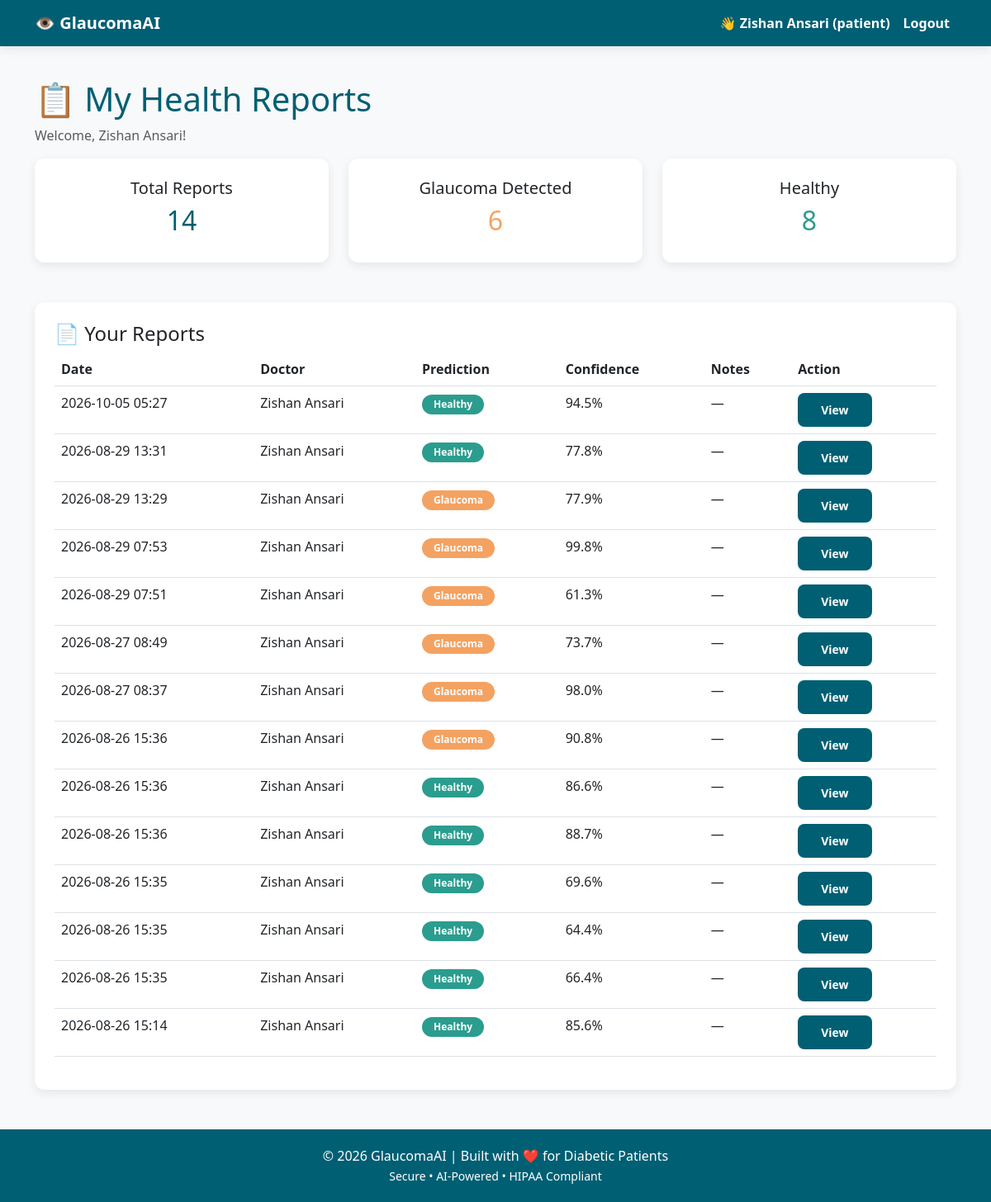
The page /patient/dashboard (signed in) on the database its author committed.
### models.py (models this page shows, shortened)
class User(UserMixin, db.Model):
    id = db.Column(db.Integer, primary_key=True)
    username = db.Column(db.String(100), unique=True, nullable=False)
    email = db.Column(db.String(100), unique=True, nullable=False)
    password_hash = db.Column(db.String(200), nullable=False)
    role = db.Column(db.String(20), nullable=False)
    full_name = db.Column(db.String(100), nullable=False)
    created_at = db.Column(db.DateTime, default=datetime.utcnow)
    reports = db.relationship('Report', backref='doctor', lazy=True, foreign_keys='Report.doctor_id')
    patient_reports = db.relationship('Report', backref='patient', lazy=True, foreign_keys='Report.patient_id')

class Report(db.Model):
    id = db.Column(db.Integer, primary_key=True)
    patient_id = db.Column(db.Integer, db.ForeignKey('user.id'), nullable=False)
    doctor_id = db.Column(db.Integer, db.ForeignKey('user.id'), nullable=False)
    image_filename = db.Column(db.String(200), nullable=False)
    prediction = db.Column(db.String(20), nullable=False)
    probability = db.Column(db.Float, nullable=False)
    confidence = db.Column(db.Float, nullable=False)
    severity_notes = db.Column(db.Text, nullable=True)
    created_at = db.Column(db.DateTime, default=datetime.utcnow)

### routes.py (the view)
@routes_bp.route('/patient/dashboard')
@login_required
def patient_dashboard():
    if current_user.role != 'patient':
        flash('Access denied. Patients only.', 'danger')
        return redirect(url_for('routes.index'))
    reports = Report.query.filter_by(patient_id=current_user.id).order_by(Report.created_at.desc()).all()
    total = len(reports)
    glaucoma = sum(1 for r in reports if r.prediction == 'Glaucoma')
    healthy = total - glaucoma
    return render_template('patient_dashboard.html',
                         reports=reports,
                         total=total,
                         glaucoma=glaucoma,
                         healthy=healthy)

### app.py (called while the page is built)
def create_app():
    app = Flask(__name__)
    app.config['SECRET_KEY'] = 'your-super-secret-key-change-this-in-production'
    app.config['SQLALCHEMY_DATABASE_URI'] = 'sqlite:///glaucoma.db'
    app.config['SQLALCHEMY_TRACK_MODIFICATIONS'] = False
    app.config['UPLOAD_FOLDER'] = os.path.join(os.path.dirname(__file__), 'static/uploads')
    db.init_app(app)
    login_manager = LoginManager()
    login_manager.init_app(app)
    login_manager.login_view = 'auth.login'
    login_manager.login_message = 'Please log in to access this page.'
    @login_manager.user_loader
    def load_user(user_id):
        return User.query.get(int(user_id))
    app.register_blueprint(auth_bp, url_prefix='/auth')
    app.register_blueprint(routes_bp)
    with app.app_context():
        db.create_all()
        print("✅ Database created/verified.")
    return app

### templates/patient_dashboard.html (shortened to what this page needs)
{% extends "base.html" %}
{% block content %}
<div class="row">
    <div class="col-12">
        <h1 class="text-dark-teal">📋 My Health Reports</h1>
        <p class="text-muted">Welcome, {{ current_user.full_name }}!</p>
    </div>
</div>
<div class="row g-4 mb-4">
    <div class="col-md-4">
        <div class="card-custom text-center">
            <h5>Total Reports</h5>
            <h2 class="text-dark-teal">{{ total }}</h2>
        </div>
    </div>
    <div class="col-md-4">
        <div class="card-custom text-center">
            <h5>Glaucoma Detected</h5>
            <h2 class="text-glaucoma-orange">{{ glaucoma }}</h2>
        </div>
    </div>
    <div class="col-md-4">
        <div class="card-custom text-center">
            <h5>Healthy</h5>
            <h2 class="text-healthy-teal">{{ healthy }}</h2>
        </div>
    </div>
</div>
<div class="card-custom">
    <h4>📄 Your Reports</h4>
    {% if reports %}
    <div class="table-responsive">
        <table class="table table-zebra">
            <thead><tr><th>Date</th><th>Doctor</th><th>Prediction</th><th>Confidence</th><th>Notes</th><th>Action</th></tr></thead>
            <tbody>
                {% for report in reports %}
                <tr>
                    <td>{{ report.created_at.strftime('%Y-%m-%d %H:%M') }}</td>
                    <td>{{ report.doctor.full_name }}</td>
                    <td><span class="badge {% if report.prediction == 'Glaucoma' %}badge-glaucoma{% else %}badge-healthy{% endif %}">{{ report.prediction }}</span></td>
                    <td>{{ (report.confidence * 100)|round(1) }}%</td>
                    <td>{{ report.severity_notes or '—' }}</td>
                    <td><a href="{{ url_for('routes.view_report', report_id=report.id) }}" class="btn btn-sm btn-primary-custom">View</a></td>
                </tr>
                {% endfor %}
            </tbody>
        </table>
    </div>
    {% else %}
    <p class="text-muted">No reports found. Please consult your doctor.</p>
    {% endif %}
</div>
{% endblock %}

### templates/base.html (shortened to what this page needs)
<!DOCTYPE html>
<html lang="en">
<head>
    <link rel="stylesheet" href="https://cdn.jsdelivr.net/npm/bootstrap@5.3.0/dist/css/bootstrap.min.css">
    <link rel="stylesheet" href="{{ url_for('static', filename='css/style.css') }}">
</head>
<body>
    <nav class="navbar navbar-expand-lg navbar-custom">
        <div class="container">
            <a class="navbar-brand" href="{{ url_for('routes.index') }}">
                <strong>👁️ GlaucomaAI</strong>
            </a>
            <div class="collapse navbar-collapse" id="navbarNav">
                <ul class="navbar-nav ms-auto">
                    {% if current_user.is_authenticated %}
                        <li class="nav-item">
                            <span class="nav-link">👋 {{ current_user.full_name }} ({{ current_user.role }})</span>
                        </li>
                        <li class="nav-item">
                            <a class="nav-link" href="{{ url_for('auth.logout') }}">Logout</a>
                        </li>
                    {% endif %}
                </ul>
            </div>
        </div>
    </nav>
    <main class="container my-4 flex-grow-1">
        {% block content %}{% endblock %}
    </main>
    <footer class="footer-custom">
        <div class="container">
            <p class="mb-0">© 2026 GlaucomaAI | Built with ❤️ for Diabetic Patients</p>
            <small>Secure &bull; AI-Powered &bull; HIPAA Compliant</small>
        </div>
    </footer>
</body>
</html>

### static/css/style.css (style rules this page uses)
:root { --bg-cool-grey: #F8F9FA; --pure-white: #FFFFFF; --dark-teal: #005F73; --deep-blue: #023E8A; --healthy-teal: #2A9D8F; --glaucoma-orange: #F4A261; --border-light: #DEE2E6; --shadow: 0 4px 12px rgba(0, 0, 0, 0.08); --radius: 12px; }
body { background-color: var(--bg-cool-grey); font-family: 'Segoe UI', Tahoma, Geneva, Verdana, sans-serif; min-height: 100vh; display: flex; flex-direction: column; }
.navbar-custom { background-color: var(--dark-teal) !important; box-shadow: var(--shadow); }
.navbar-custom .navbar-brand, .navbar-custom .nav-link { color: var(--pure-white) !important; font-weight: 600; }
.text-dark-teal { color: var(--dark-teal); }
.text-glaucoma-orange { color: var(--glaucoma-orange); }
.text-healthy-teal { color: var(--healthy-teal); }
.card-custom { background: var(--pure-white); border: none; border-radius: var(--radius); box-shadow: var(--shadow); padding: 24px; margin-bottom: 24px; transition: transform 0.2s; }
.btn-primary-custom { background-color: var(--dark-teal); border: none; color: white; padding: 10px 28px; border-radius: 8px; font-weight: 600; transition: 0.3s; }
.badge-glaucoma { background-color: var(--glaucoma-orange); color: white; padding: 6px 14px; border-radius: 20px; font-weight: 600; }
.badge-healthy { background-color: var(--healthy-teal); color: white; padding: 6px 14px; border-radius: 20px; font-weight: 600; }
.table-zebra tbody tr:nth-child(odd) { background-color: #f1f3f5; }
.table-zebra thead { background-color: var(--dark-teal); color: white; }
.footer-custom { background-color: var(--dark-teal); color: var(--pure-white); padding: 20px 0; text-align: center; margin-top: auto; }

### rows shown on the page
User: full_name "Zishan Ansari", role "patient"
Report: created_at "2026-10-05 05:27", doctor.full_name "Zishan Ansari", prediction "Healthy", (report.confidence*100)|round(1) "94.5", severity_notes "—"
Report: created_at "2026-08-29 13:31", doctor.full_name "Zishan Ansari", prediction "Healthy", (report.confidence*100)|round(1) "77.8", severity_notes "—"
Report: created_at "2026-08-29 13:29", doctor.full_name "Zishan Ansari", prediction "Glaucoma", (report.confidence*100)|round(1) "77.9", severity_notes "—"
Report: created_at "2026-08-29 07:53", doctor.full_name "Zishan Ansari", prediction "Glaucoma", (report.confidence*100)|round(1) "99.8", severity_notes "—"
Report: created_at "2026-08-29 07:51", doctor.full_name "Zishan Ansari", prediction "Glaucoma", (report.confidence*100)|round(1) "61.3", severity_notes "—"
Report: created_at "2026-08-27 08:49", doctor.full_name "Zishan Ansari", prediction "Glaucoma", (report.confidence*100)|round(1) "73.7", severity_notes "—"
Report: created_at "2026-08-27 08:37", doctor.full_name "Zishan Ansari", prediction "Glaucoma", (report.confidence*100)|round(1) "98.0", severity_notes "—"
Report: created_at "2026-08-26 15:36", doctor.full_name "Zishan Ansari", prediction "Glaucoma", (report.confidence*100)|round(1) "90.8", severity_notes "—"
Report: created_at "2026-08-26 15:36", doctor.full_name "Zishan Ansari", prediction "Healthy", (report.confidence*100)|round(1) "86.6", severity_notes "—"
Report: created_at "2026-08-26 15:36", doctor.full_name "Zishan Ansari", prediction "Healthy", (report.confidence*100)|round(1) "88.7", severity_notes "—"
Report: created_at "2026-08-26 15:35", doctor.full_name "Zishan Ansari", prediction "Healthy", (report.confidence*100)|round(1) "69.6", severity_notes "—"
Report: created_at "2026-08-26 15:35", doctor.full_name "Zishan Ansari", prediction "Healthy", (report.confidence*100)|round(1) "64.4", severity_notes "—"
Report: created_at "2026-08-26 15:35", doctor.full_name "Zishan Ansari", prediction "Healthy", (report.confidence*100)|round(1) "66.4", severity_notes "—"
Report: created_at "2026-08-26 15:14", doctor.full_name "Zishan Ansari", prediction "Healthy", (report.confidence*100)|round(1) "85.6", severity_notes "—"

### other values the page prints
{{ total }} "14"
{{ glaucoma }} "6"
{{ healthy }} "8"
